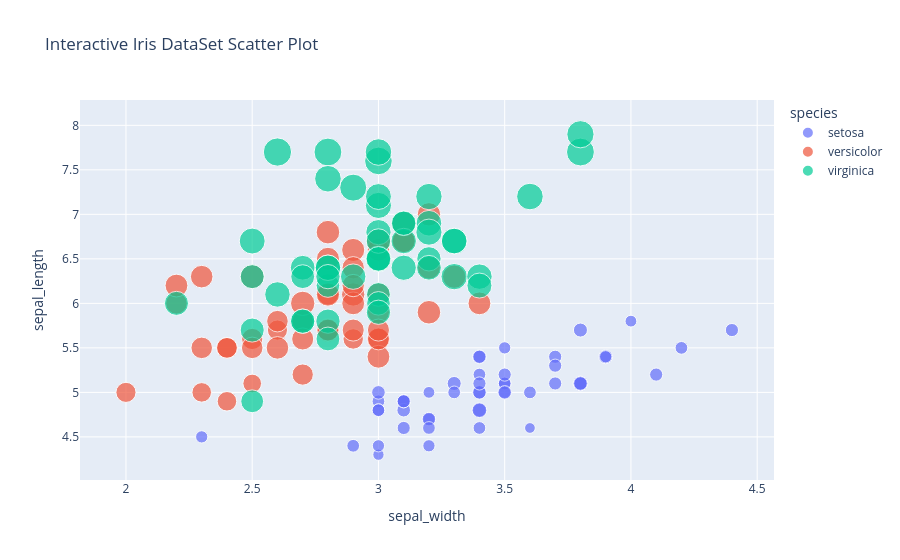

The code cell stored with this chart in its notebook:
### Code cell
# Plotly trial
import plotly.express as px

# Load an example dataset
df = px.data.iris()

# Create an interactive scatter plot
fig = px.scatter(
    df,
    x='sepal_width',
    y='sepal_length',
    color='species',
    size='petal_length',
    title='Interactive Iris DataSet Scatter Plot'
)
# Display the plot
fig.show()

### Figure 1 — Plotly figure (JSON) as saved in the notebook; plotly's stock layout.template omitted (floating-point values rounded to 4 significant figures)
{"data": [{"hovertemplate": "species=setosa<br>sepal_width=%{x}<br>sepal_length=%{y}<br>petal_length=%{marker.size}<extra></extra>", "legendgroup": "setosa", "marker": {"color": "#636efa", "size": [1.4, 1.4, 1.3, 1.5, 1.4, 1.7, 1.4, 1.5, 1.4, 1.5, 1.5, 1.6, 1.4, 1.1, 1.2, 1.5, 1.3, 1.4, 1.7, 1.5, 1.7, 1.5, 1.0, 1.7, 1.9, 1.6, 1.6, 1.5, 1.4, 1.6, 1.6, 1.5, 1.5, 1.4, 1.5, 1.2, 1.3, 1.5, 1.3, 1.5, 1.3, 1.3, 1.3, 1.6, 1.9, 1.4, 1.6, 1.4, 1.5, 1.4], "sizemode": "area", "sizeref": 0.01725, "symbol": "circle"}, "mode": "markers", "name": "setosa", "orientation": "v", "showlegend": true, "type": "scatter", "x": [3.5, 3.0, 3.2, 3.1, 3.6, 3.9, 3.4, 3.4, 2.9, 3.1, 3.7, 3.4, 3.0, 3.0, 4.0, 4.4, 3.9, 3.5, 3.8, 3.8, 3.4, 3.7, 3.6, 3.3, 3.4, 3.0, 3.4, 3.5, 3.4, 3.2, 3.1, 3.4, 4.1, 4.2, 3.1, 3.2, 3.5, 3.1, 3.0, 3.4, 3.5, 2.3, 3.2, 3.5, 3.8, 3.0, 3.8, 3.2, 3.7, 3.3], "xaxis": "x", "y": [5.1, 4.9, 4.7, 4.6, 5.0, 5.4, 4.6, 5.0, 4.4, 4.9, 5.4, 4.8, 4.8, 4.3, 5.8, 5.7, 5.4, 5.1, 5.7, 5.1, 5.4, 5.1, 4.6, 5.1, 4.8, 5.0, 5.0, 5.2, 5.2, 4.7, 4.8, 5.4, 5.2, 5.5, 4.9, 5.0, 5.5, 4.9, 4.4, 5.1, 5.0, 4.5, 4.4, 5.0, 5.1, 4.8, 5.1, 4.6, 5.3, 5.0], "yaxis": "y"}, {"hovertemplate": "species=versicolor<br>sepal_width=%{x}<br>sepal_length=%{y}<br>petal_length=%{marker.size}<extra></extra>", "legendgroup": "versicolor", "marker": {"color": "#EF553B", "size": [4.7, 4.5, 4.9, 4.0, 4.6, 4.5, 4.7, 3.3, 4.6, 3.9, 3.5, 4.2, 4.0, 4.7, 3.6, 4.4, 4.5, 4.1, 4.5, 3.9, 4.8, 4.0, 4.9, 4.7, 4.3, 4.4, 4.8, 5.0, 4.5, 3.5, 3.8, 3.7, 3.9, 5.1, 4.5, 4.5, 4.7, 4.4, 4.1, 4.0, 4.4, 4.6, 4.0, 3.3, 4.2, 4.2, 4.2, 4.3, 3.0, 4.1], "sizemode": "area", "sizeref": 0.01725, "symbol": "circle"}, "mode": "markers", "name": "versicolor", "orientation": "v", "showlegend": true, "type": "scatter", "x": [3.2, 3.2, 3.1, 2.3, 2.8, 2.8, 3.3, 2.4, 2.9, 2.7, 2.0, 3.0, 2.2, 2.9, 2.9, 3.1, 3.0, 2.7, 2.2, 2.5, 3.2, 2.8, 2.5, 2.8, 2.9, 3.0, 2.8, 3.0, 2.9, 2.6, 2.4, 2.4, 2.7, 2.7, 3.0, 3.4, 3.1, 2.3, 3.0, 2.5, 2.6, 3.0, 2.6, 2.3, 2.7, 3.0, 2.9, 2.9, 2.5, 2.8], "xaxis": "x", "y": [7.0, 6.4, 6.9, 5.5, 6.5, 5.7, 6.3, 4.9, 6.6, 5.2, 5.0, 5.9, 6.0, 6.1, 5.6, 6.7, 5.6, 5.8, 6.2, 5.6, 5.9, 6.1, 6.3, 6.1, 6.4, 6.6, 6.8, 6.7, 6.0, 5.7, 5.5, 5.5, 5.8, 6.0, 5.4, 6.0, 6.7, 6.3, 5.6, 5.5, 5.5, 6.1, 5.8, 5.0, 5.6, 5.7, 5.7, 6.2, 5.1, 5.7], "yaxis": "y"}, {"hovertemplate": "species=virginica<br>sepal_width=%{x}<br>sepal_length=%{y}<br>petal_length=%{marker.size}<extra></extra>", "legendgroup": "virginica", "marker": {"color": "#00cc96", "size": [6.0, 5.1, 5.9, 5.6, 5.8, 6.6, 4.5, 6.3, 5.8, 6.1, 5.1, 5.3, 5.5, 5.0, 5.1, 5.3, 5.5, 6.7, 6.9, 5.0, 5.7, 4.9, 6.7, 4.9, 5.7, 6.0, 4.8, 4.9, 5.6, 5.8, 6.1, 6.4, 5.6, 5.1, 5.6, 6.1, 5.6, 5.5, 4.8, 5.4, 5.6, 5.1, 5.1, 5.9, 5.7, 5.2, 5.0, 5.2, 5.4, 5.1], "sizemode": "area", "sizeref": 0.01725, "symbol": "circle"}, "mode": "markers", "name": "virginica", "orientation": "v", "showlegend": true, "type": "scatter", "x": [3.3, 2.7, 3.0, 2.9, 3.0, 3.0, 2.5, 2.9, 2.5, 3.6, 3.2, 2.7, 3.0, 2.5, 2.8, 3.2, 3.0, 3.8, 2.6, 2.2, 3.2, 2.8, 2.8, 2.7, 3.3, 3.2, 2.8, 3.0, 2.8, 3.0, 2.8, 3.8, 2.8, 2.8, 2.6, 3.0, 3.4, 3.1, 3.0, 3.1, 3.1, 3.1, 2.7, 3.2, 3.3, 3.0, 2.5, 3.0, 3.4, 3.0], "xaxis": "x", "y": [6.3, 5.8, 7.1, 6.3, 6.5, 7.6, 4.9, 7.3, 6.7, 7.2, 6.5, 6.4, 6.8, 5.7, 5.8, 6.4, 6.5, 7.7, 7.7, 6.0, 6.9, 5.6, 7.7, 6.3, 6.7, 7.2, 6.2, 6.1, 6.4, 7.2, 7.4, 7.9, 6.4, 6.3, 6.1, 7.7, 6.3, 6.4, 6.0, 6.9, 6.7, 6.9, 5.8, 6.8, 6.7, 6.7, 6.3, 6.5, 6.2, 5.9], "yaxis": "y"}], "layout": {"legend": {"itemsizing": "constant", "title": {"text": "species"}, "tracegroupgap": 0}, "title": {"text": "Interactive Iris DataSet Scatter Plot"}, "xaxis": {"anchor": "y", "domain": [0, 1], "title": {"text": "sepal_width"}}, "yaxis": {"anchor": "x", "domain": [0, 1], "title": {"text": "sepal_length"}}}}
